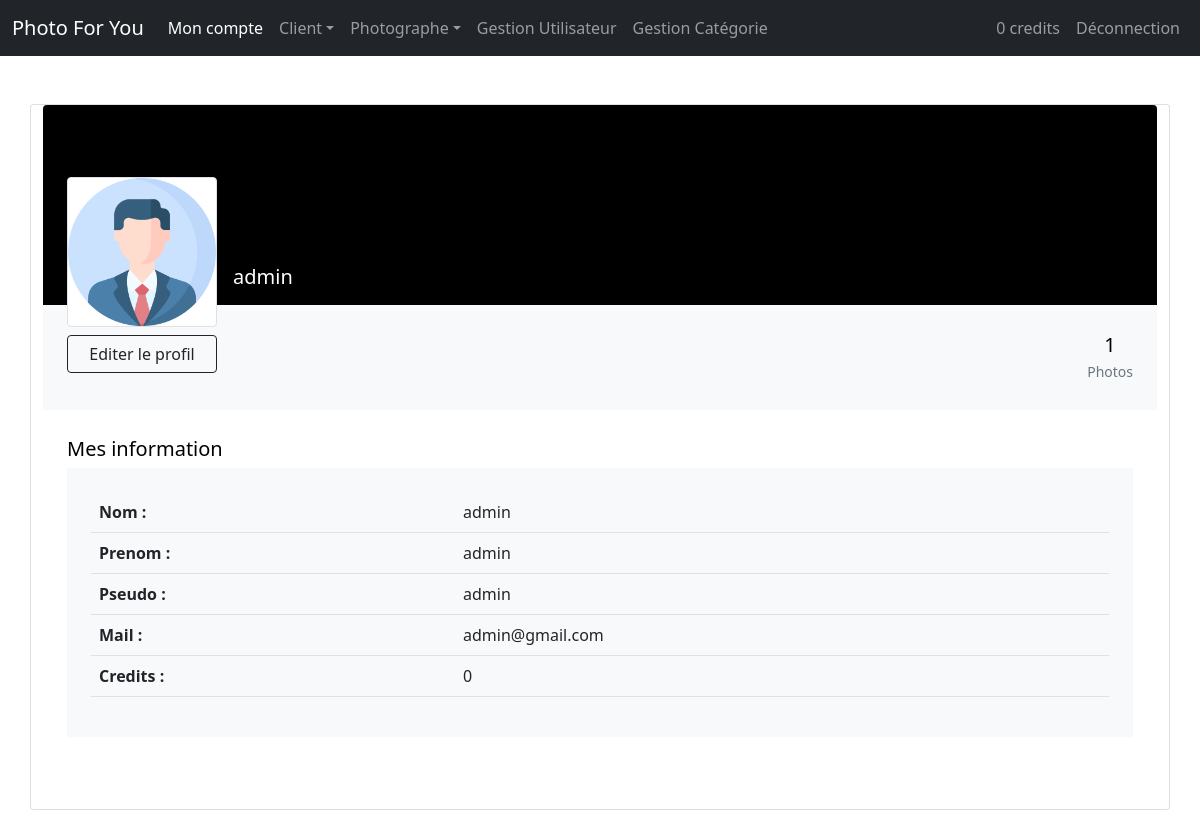
The page /profil.php?id=1 (signed in) on the database as committed earlier.
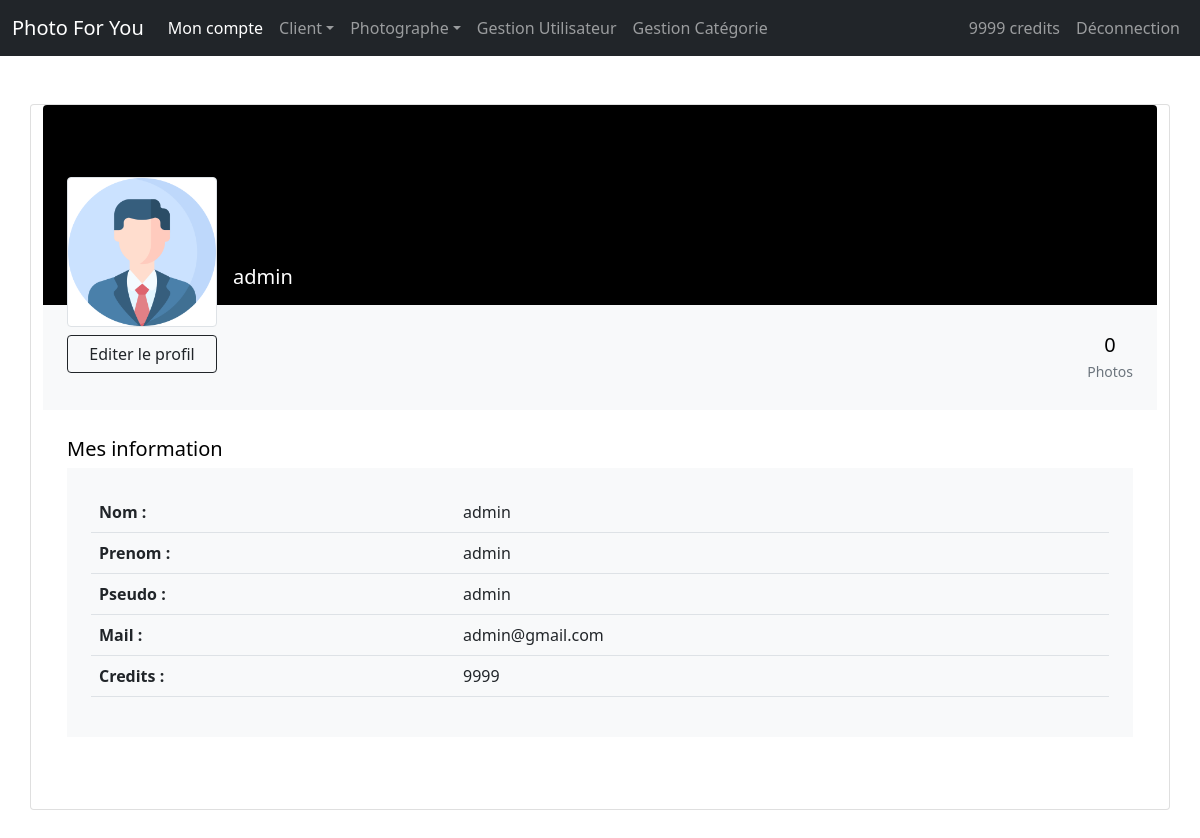
The same page on the database as committed later.
### tables this page shows
CREATE TABLE `navbar` (
  `id` int(11) NOT NULL,
  `acte` varchar(40) NOT NULL,
  `lien` varchar(40) NOT NULL,
  `droit` int(11) NOT NULL
);

CREATE TABLE `user` (
  `id` int(11) NOT NULL,
  `nom` varchar(40) NOT NULL,
  `prenom` varchar(40) NOT NULL,
  `pseudo` varchar(20) NOT NULL,
  `img_profil` varchar(50) NOT NULL,
  `mail` varchar(40) NOT NULL,
  `mdp` varchar(40) NOT NULL,
  `grade` varchar(40) NOT NULL,
  `SIRET` varchar(14) DEFAULT NULL,
  `credits` int(11) NOT NULL DEFAULT '0',
  `etat` varchar(15) NOT NULL
);

### profil.php (the view, shortened to what this page needs)
<!DOCTYPE html>
<html lang="fr">
<head>
	<?php include "includes/head.php"; ?>
</head>
	<body>
		<?php
		include "includes/bdd.php";
		include "includes/nav.php";
if(!empty($_GET['id'])){
  $id = $_GET['id'];
  $req = $bdd->prepare("SELECT * FROM image WHERE id_vendeur = '$id'");
  $req->execute();
  $nb_image = $req->rowCount();
  $req = $bdd->query("SELECT * FROM user WHERE id = '$id'");
  $data = $req->fetchAll();
  foreach ($data as $li){
?>
<section class="h-100 gradient-custom-2">
  <div class="container py-5 h-100">
    <div class="row d-flex justify-content-center align-items-center h-100">
        <div class="card">
          <div class="rounded-top text-white d-flex flex-row" style="background-color: #000; height:200px;">
            <div class="ms-4 mt-5 d-flex flex-column">
              <div style="z-index:1;">
                <div class="img-fluid img-thumbnail mt-4 mb-2" style="background-size: cover; width: 150px; height: 150px; background-image:url(<?php echo $li['img_profil']; ?>)"></div>
              </div>
              <?php
              if ($_SESSION['id'] == $id){
                echo '<a href="edit-profil.php?id='.$id.'" class="d-flex flex-column btn btn-outline-dark" style="z-index: 1;">Editer le profil</a>';
              }
              ?>
            </div>
            <div class="ms-3" style="margin-top: 160px;">
              <h5><?php echo $li['pseudo']; ?></h5>
            </div>
          </div>
          <div class="p-4 text-black" style="background-color: #f8f9fa;">
            <div class="d-flex justify-content-end text-center py-1">
              <div>
                <p class="mb-1 h5"><?php echo $nb_image; ?></p>
                <p class="small text-muted mb-0">Photos</p>
              </div>
            </div>
          </div>
          <div class="card-body p-4 text-black">
            <div class="mb-5">
              <p class="lead fw-normal mb-1">Mes information</p>
              <div class="p-4" style="background-color: #f8f9fa;">
                <table class="table">
                  <tbody>
                    <tr>
                      <th scope="row">Nom :</th>
                      <td><?php echo $li['nom']; ?></td>
                    </tr>
                    <tr>
                      <th scope="row">Prenom :</th>
                      <td><?php echo $li['prenom']; ?></td>
                    </tr>
                    <tr>
                      <th scope="row">Pseudo :</th>
                      <td><?php echo $li['pseudo']; ?></td>
                    </tr>
                    <tr>
                      <th scope="row">Mail :</th>
                      <td><?php echo $li['mail']; ?></td>
                    </tr>
                    <tr>
                      <th scope="row">Credits :</th>
                      <td><?php echo $li['credits']; ?></td>
                    </tr>
                  </tbody>
                </table>
              </div>
            </div>
          </div>
        </div>
    </div>
  </div>
</section>
<?php
  }
}
?>
	</body>
</html>

### includes/head.php (shortened to what this page needs)
<link rel="stylesheet" href="assets/css/bootstrap/bootstrap.min.css">
<link rel="stylesheet" href="https://cdn.jsdelivr.net/npm/bootstrap-icons@1.8.1/font/bootstrap-icons.css">
<link rel="stylesheet" href="assets/css/main.css">

### includes/nav.php (shortened to what this page needs)
<nav class="navbar navbar-expand-lg navbar-dark bg-dark">
  <div class="container-fluid">
    <a class="navbar-brand" href="index.php">Photo For You</a>
    <div class="collapse navbar-collapse" id="navbarSupportedContent">
      <ul class="navbar-nav me-auto">
        <?php
      if(isset($_SESSION['grade'])){
          echo '<li class="nav-item"><a class="nav-link" href="profil.php?id='.$_SESSION['id'].'">Mon compte</a></li>';
      }
          ?>
<?php
        if(isset($_SESSION['grade'])){
          if($_SESSION['grade'] == 'admin'){
            echo '<li class="nav-item dropdown">';
              echo '<a class="nav-link dropdown-toggle" href="#" id="navbarDropdown" role="button" data-bs-toggle="dropdown" aria-expanded="false">Client</a>';
            echo '</li>';
            echo '<li class="nav-item dropdown">';
              echo '<a class="nav-link dropdown-toggle" href="#" id="navbarDropdown" role="button" data-bs-toggle="dropdown" aria-expanded="false">Photographe</a>';
              echo '</li>';
            $req = $bdd->query("SELECT acte, lien FROM navbar WHERE droit=3");
            $data = $req->fetchAll();
            foreach ($data as $li){
              echo '<li class="nav-item"><a class="nav-link" href='.$li['lien'].'>'.$li['acte'].'</a></li>';
            }
          }
        }
?>
      </ul>
      <ul class="navbar-nav">
<?php
        if (isset($_SESSION['grade'])) {
          $req = $bdd->prepare("SELECT credits FROM user WHERE id = :id");
          $req->bindValue(':id', $_SESSION['id']);
          $req->execute();
          $data = $req->fetch(\PDO::FETCH_OBJ);
          $credits = $data->credits;
          echo '<li class="nav-item"><a class="nav-link" href="acheter-des-credits.php">'.$credits.' credits</a></li>';
        }
        ?>
<?php
        if(isset($_SESSION['grade'])){
          echo '<li class="nav-item"><a class="nav-link" href="includes/logout.php">Déconnection</a></li>';
        }else{
          echo '<li class="nav-item"><a class="nav-link" href="connexion.php">Connexion</a></li>';
          echo '<li class="nav-item"><a class="nav-link" href="inscription.php">Inscription</a></li>';
        }
?>
      </ul>
    </div>
  </div>
</nav>

Rows that differ between the two databases and show on the page:
changed user "admin": credits "0" → "9999"; nb_image "1" → "0"
